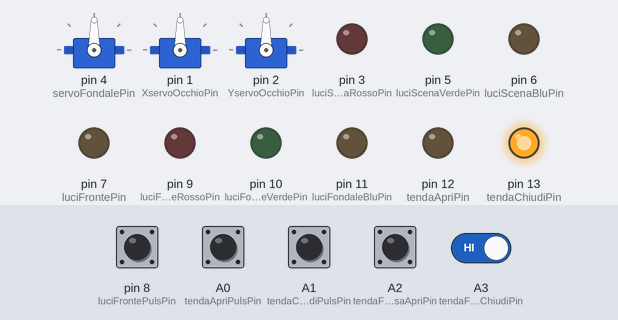
Recording of a sketch running on a simulated Arduino Uno, built with avr-gcc and run on an emulated ATmega328P. Shown: 3 × servo, output pins drawn as LEDs (lit = HIGH). Dashed ring = blinking. The test bench sets the inputs (shaded band); at power-on: A0 (tendaApriPulsPin), A1 (tendaChiudiPulsPin), A2 (tendaFinecorsaApriPin), A3 (tendaFinecorsaChiudiPin), pin 8 (luciFrontePulsPin) HIGH.

Above: at 1.2 s.
1.3 s: pin 8 (luciFrontePulsPin) pulled LOW for 1 s
At 1.55 s:
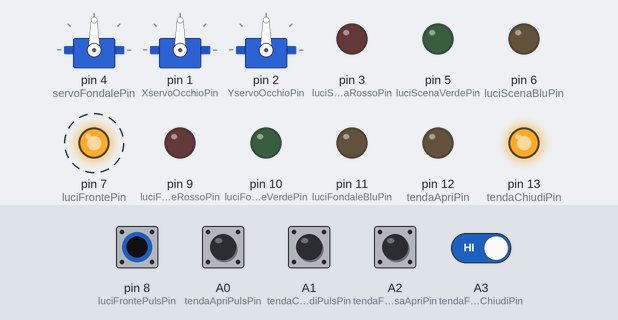
4.3 s: A0 (tendaApriPulsPin) pulled LOW for 0.15 s
At 5.5 s:
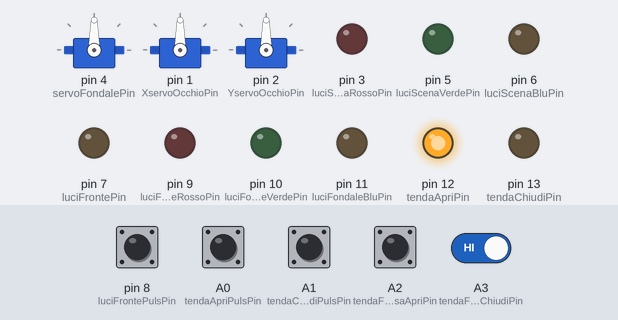
5.9 s: A2 (tendaFinecorsaApriPin) pulled LOW for 0.15 s
At 5.97 s:
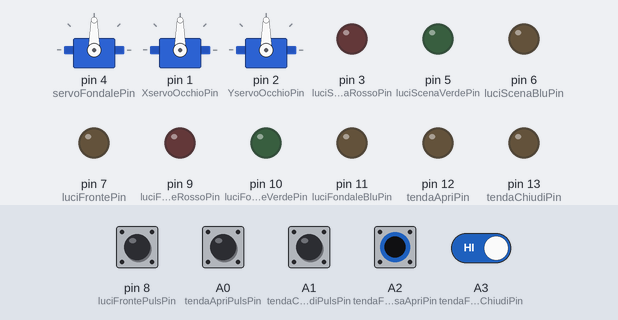
7.5 s: pin 8 (luciFrontePulsPin) pulled LOW for 0.15 s
At 8.2 s:
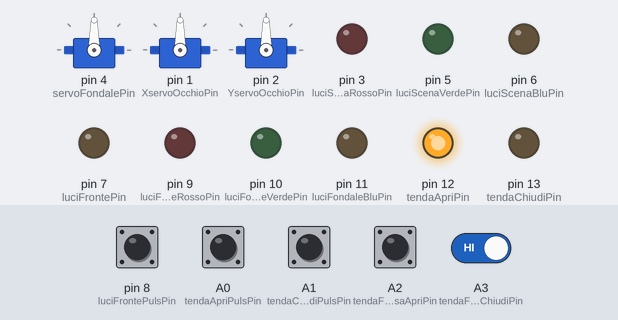
9.1 s: A1 (tendaChiudiPulsPin) pulled LOW for 0.15 s
At 9.4 s:
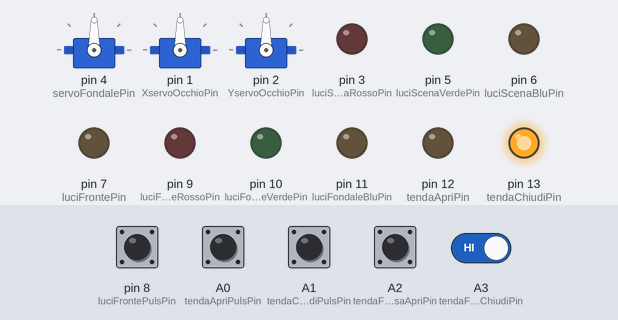
10.7 s: A0 (tendaApriPulsPin) pulled LOW for 1 s
At 11.8 s:
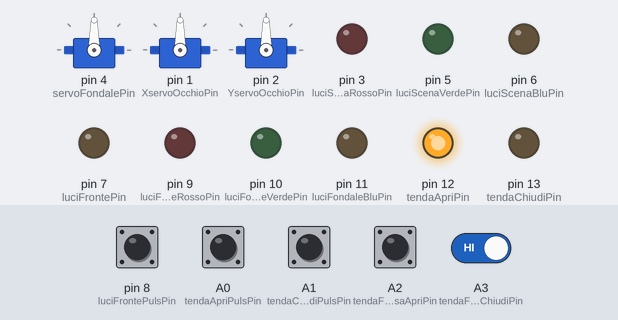
Timing chart, 0 to 13.7 s (numbered marks = the images above; inputs shaded):
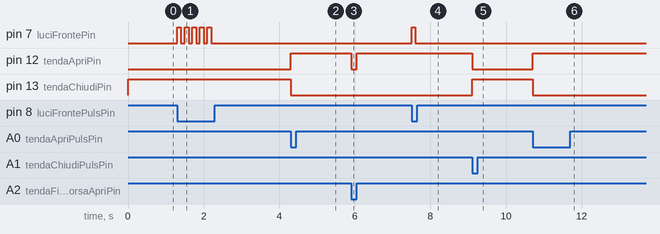

The sketch:

teatrino-interfaccia.ino
```cpp
/*
   Gruppo "cena mensile del martedi' all'ostello" presenta:
   INTERFACCIA automazione per teatrino marionette/burattini
   scheda: Arduino Uno/Duemilanove/simili (20 in-out)
*/


// -- Sipario
#define tendaApriPin 12 // attiva un lato dell'H-Bridge
#define tendaChiudiPin 13 // attiva l'altro lato dell'H-Bridge
#define tendaApriPulsPin A0 // pulsante apertura
#define tendaChiudiPulsPin A1 // pulsante chiusura
#define tendaFinecorsaApriPin A2 // segnala completa apertura
#define tendaFinecorsaChiudiPin A3 // segnala completa chiusura
bool statoFinaleTenda = HIGH; // corrisponde a tenda chiusa

// -- Luci fronte
#define luciFrontePin 7 // con circuito transistor per 12V striscia LED bianco
#define luciFrontePulsPin 8 // pulsante luci fronte
bool statoLuciFronte = LOW; // luci spente

// -- Luci di scena
#define luciScenaRossoPin 3 // PWM -> collegato a circuito transistor per 12V LED rosso
#define luciScenaVerdePin 5 // PWM -> collegato a circuito transistor per 12V LED verde
#define luciScenaBluPin 6 // PWM -> collegato a circuito transistor per 12V LED blu
byte coloreLuciScena[3] = {0, 0, 0}; // valori RGB per luci spente

// -- Fondale
#define luciFondaleRossoPin 9 // PWM -> collegato a circuito transistor per 12V LED rosso
#define luciFondaleVerdePin 10 // PWM -> collegato a circuito transistor per 12V LED verde
#define luciFondaleBluPin 11 // PWM -> collegato a circuito transistor per 12V LED blu
byte coloreLuciFondale[3] = {0, 0, 0}; // valori RGB per luci spente
#define servoFondalePin 4 // pin del servo che fa girare il fondale
bool avanzaServoFondale = LOW;

// -- Occhio di bue
#define XservoOcchioPin 1 // pin del servo asse x
#define YservoOcchioPin 2// pin del servo asse y
byte posizioneOcchio[2] = {128, 128}; // valori a mezza scala per posizione centrale (dipende dal servo)

// -- Sparabolle
#define bollePin 0  // circuito con transistor che alimenta la sparabolle elettrica
bool statoBolle = LOW;

// -- Comunicazione con controller
#define i2cSDA A4 // dati
#define i2cSDC A5 // clock

// LIBRERIE
#include <Wire.h>

#include <Servo.h>
Servo servoFondale;  // crea l'oggetto servoFondale
Servo servoOcchioX;  // crea l'oggetto servoOcchioX
Servo servoOcchioY;  // crea l'oggetto servoOcchioY

// ------------------------------------------------

void setup() {
  // -- Sipario
  pinMode(tendaApriPin, OUTPUT);
  pinMode(tendaChiudiPin, OUTPUT);
  pinMode(tendaApriPulsPin, INPUT_PULLUP);
  pinMode(tendaChiudiPulsPin, INPUT_PULLUP);
  pinMode(tendaFinecorsaApriPin, INPUT_PULLUP);
  pinMode(tendaFinecorsaChiudiPin, INPUT_PULLUP);

  // -- Luci fronte
  pinMode(luciFrontePin, OUTPUT);
  pinMode(luciFrontePulsPin, INPUT_PULLUP);

  // -- Luci di scena
  pinMode(luciScenaRossoPin, OUTPUT); // per completezza, ma inutili usando analogWrite
  pinMode(luciScenaVerdePin, OUTPUT);
  pinMode(luciScenaBluPin, OUTPUT);

  // -- Fondale
  pinMode(luciFondaleRossoPin, OUTPUT); // per completezza, ma inutili usando analogWrite
  pinMode(luciFondaleVerdePin, OUTPUT);
  pinMode(luciFondaleBluPin, OUTPUT);

  servoFondale.attach(servoFondalePin);

  // -- Occhio di bue
  servoOcchioX.attach(XservoOcchioPin);
  servoOcchioY.attach(YservoOcchioPin);

  // -- Sparabolle
  pinMode(bollePin, OUTPUT);

  // -- Comunicazione, con controller pensato come master
  Wire.begin(8); // unisciti al bus i2c con indirizzo 8
  Wire.onReceive(riceviControllo); // chiama riceviControllo se ricevi da master i2c
  Wire.onRequest(trasmettiDati);  // eseguita ogni volta che il Controllore/Master richiede dati


  // !! DEBUG !!
  Serial.begin(9600);           // avvia supporto seriale
}


void loop() {
  sipario();
  apriSipario();
  chiudiSipario();
  luciFronte();
  luciScena();
  fondale();
  // comunicazione();
  // occhio();
  sparabolle();
}


// Sipario
void sipario() {
  if (digitalRead(tendaApriPulsPin) == LOW) statoFinaleTenda = LOW;
  if (digitalRead(tendaChiudiPulsPin) == LOW) statoFinaleTenda = HIGH;
}

void apriSipario() {
  if (digitalRead(tendaFinecorsaApriPin) == HIGH && statoFinaleTenda == LOW) {
    digitalWrite (tendaApriPin, HIGH);
  }
  else {
    digitalWrite (tendaApriPin, LOW);
  }
}

void chiudiSipario() {
  if (digitalRead(tendaFinecorsaChiudiPin) == HIGH && statoFinaleTenda == HIGH) {
    digitalWrite (tendaChiudiPin, HIGH);
  }
  else {
    digitalWrite (tendaChiudiPin, LOW);
  }
}


// Luci fronte
void luciFronte() {
  if (digitalRead(luciFrontePulsPin) == LOW) { // il pulsante e' stato schiacciato
    statoLuciFronte = !statoLuciFronte; // inverte lo stato della luce
    digitalWrite(luciFrontePin, statoLuciFronte);
    delay(100); // per evitare accensioni-spegnimenti in serie
  }
}


// Luci di Scena
void luciScena() {
  analogWrite (luciScenaRossoPin, coloreLuciScena[0]);
  analogWrite (luciScenaVerdePin, coloreLuciScena[1]);
  analogWrite (luciScenaBluPin, coloreLuciScena[2]);
}

// Fondale
void fondale() {
  analogWrite (luciFondaleRossoPin, coloreLuciFondale[0]);
  analogWrite (luciFondaleVerdePin, coloreLuciFondale[1]);
  analogWrite (luciFondaleBluPin, coloreLuciFondale[2]);

  if (avanzaServoFondale == HIGH) avanzaFondale();
}

void avanzaFondale() {
  servoFondale.write(20); // fa avanzare il servo di un po'
  delay(15); // aspetta un momento per il movimento
  avanzaServoFondale = LOW; // resetta variabile
}

// Comunicazione
void comunicazione() {}

void trasmettiDati() { // invia lo stato delle variabili al master
  Wire.write(statoFinaleTenda);
  Wire.write(digitalRead(tendaFinecorsaApriPin)); // segnala completa apertura
  Wire.write(digitalRead(tendaFinecorsaChiudiPin)); // segnala completa chiusura
  Wire.write(statoLuciFronte);
  Wire.write(coloreLuciScena[0]);
  Wire.write(coloreLuciScena[1]);
  Wire.write(coloreLuciScena[2]);
  Wire.write(coloreLuciFondale[0]);
  Wire.write(coloreLuciFondale[1]);
  Wire.write(coloreLuciFondale[2]);
  Wire.write(avanzaServoFondale);
  Wire.write(posizioneOcchio[0]);
  Wire.write(posizioneOcchio[1]);
  Wire.write(statoBolle);
}

void riceviControllo(int r) {
  while (1 < Wire.available()) { // loop through all but the last
    statoFinaleTenda = Wire.read();
    statoLuciFronte = Wire.read();
    coloreLuciScena[0] = Wire.read();
    coloreLuciScena[1] = Wire.read();
    coloreLuciScena[2] = Wire.read();
    coloreLuciFondale[0] = Wire.read();
    coloreLuciFondale[1] = Wire.read();
    coloreLuciFondale[2] = Wire.read();
    avanzaServoFondale = Wire.read();
    posizioneOcchio[0] = Wire.read();
    posizioneOcchio[1] = Wire.read();
    statoBolle = Wire.read();
  }
}

// Occhio di bue
void occhio() {}

// Sparabolle
void sparabolle() {
  // digitalWrite(bollePin, HIGH);
}
```

Measured:
- after the input at 1.3 s, pin 7 (luciFrontePin): alternates HIGH for 0.10 s and LOW for 0.10 s, 10 changes in all, then stays LOW, starting at once
- after the input at 4.3 s, pin 12 (tendaApriPin): LOW → HIGH at once; pin 13 (tendaChiudiPin): HIGH → LOW at once
- after the input at 5.9 s, pin 12 (tendaApriPin): HIGH → LOW at once, → HIGH 0.15 s later
- after the input at 7.5 s, pin 7 (luciFrontePin): LOW → HIGH at once, → LOW 0.10 s later
- after the input at 9.1 s, pin 12 (tendaApriPin): HIGH → LOW at once; pin 13 (tendaChiudiPin): LOW → HIGH at once
- after the input at 10.7 s, pin 12 (tendaApriPin): LOW → HIGH at once; pin 13 (tendaChiudiPin): HIGH → LOW at once
